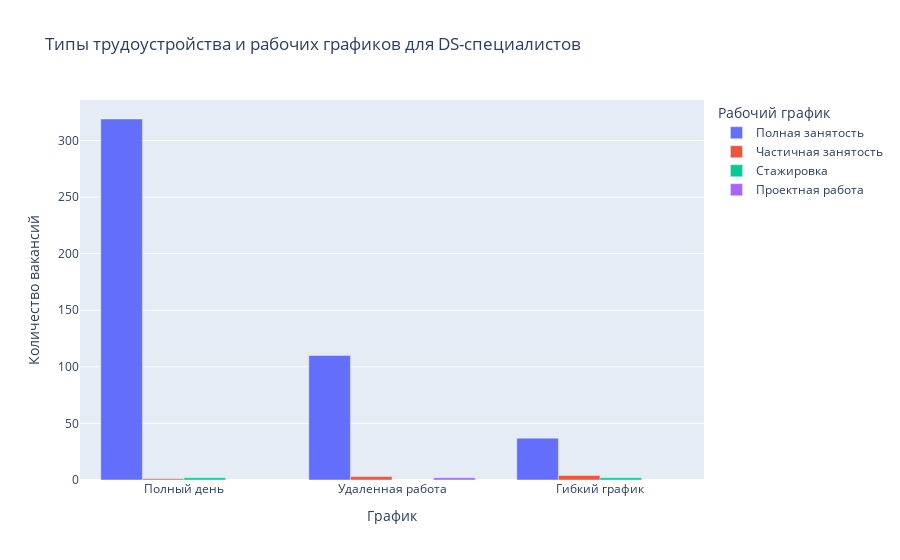

The code cell stored with this chart in its notebook:
### Markdown cell above
![Bar](data/image-2.png "DS vacancies by city")

### Code cell
# Давайте узнаем, типы трудоустройства и рабочих графиков требуются от специалистов DS
additional_query_3 = text(
'''
SELECT
    schedule,
	employment,
	COUNT(*)
FROM vacancies
WHERE ((LOWER(name) LIKE '%data scientist%') OR (LOWER(name) LIKE '%data science%') OR
      (LOWER(name) LIKE '%исследователь данных%') OR (LOWER(name) LIKE '%machine learning%') OR
      (LOWER(name) LIKE '%машинн%обучен%') OR (name LIKE '%ML%')) AND (NOT name LIKE '%HTML%')
GROUP BY schedule, employment
ORDER BY 3 DESC
'''
)
pop_sch_emp = pd.read_sql_query(additional_query_3, connection)
pop_cities = pd.read_sql_query(additional_query_2, connection)
fig = px.bar(
    pop_sch_emp,
    x="schedule",
    y="count",
    color="employment",
    barmode="group",
    title="Типы трудоустройства и рабочих графиков для DS-специалистов",
    labels={"employment" : "Рабочий график"}
)
fig.update_xaxes(title = 'График')
fig.update_yaxes(title = 'Количество вакансий')
fig.show()

### Figure 1 — Plotly figure (JSON) as saved in the notebook; plotly's stock layout.template omitted (floating-point values rounded to 4 significant figures)
{"data": [{"alignmentgroup": "True", "hovertemplate": "Рабочий график=Полная занятость<br>schedule=%{x}<br>count=%{y}<extra></extra>", "legendgroup": "Полная занятость", "marker": {"color": "#636efa", "pattern": {"shape": ""}}, "name": "Полная занятость", "offsetgroup": "Полная занятость", "orientation": "v", "showlegend": true, "textposition": "auto", "type": "bar", "x": ["Полный день", "Удаленная работа", "Гибкий график"], "xaxis": "x", "y": [319, 110, 37], "yaxis": "y"}, {"alignmentgroup": "True", "hovertemplate": "Рабочий график=Частичная занятость<br>schedule=%{x}<br>count=%{y}<extra></extra>", "legendgroup": "Частичная занятость", "marker": {"color": "#EF553B", "pattern": {"shape": ""}}, "name": "Частичная занятость", "offsetgroup": "Частичная занятость", "orientation": "v", "showlegend": true, "textposition": "auto", "type": "bar", "x": ["Гибкий график", "Удаленная работа", "Полный день"], "xaxis": "x", "y": [4, 3, 1], "yaxis": "y"}, {"alignmentgroup": "True", "hovertemplate": "Рабочий график=Стажировка<br>schedule=%{x}<br>count=%{y}<extra></extra>", "legendgroup": "Стажировка", "marker": {"color": "#00cc96", "pattern": {"shape": ""}}, "name": "Стажировка", "offsetgroup": "Стажировка", "orientation": "v", "showlegend": true, "textposition": "auto", "type": "bar", "x": ["Полный день", "Гибкий график"], "xaxis": "x", "y": [2, 2], "yaxis": "y"}, {"alignmentgroup": "True", "hovertemplate": "Рабочий график=Проектная работа<br>schedule=%{x}<br>count=%{y}<extra></extra>", "legendgroup": "Проектная работа", "marker": {"color": "#ab63fa", "pattern": {"shape": ""}}, "name": "Проектная работа", "offsetgroup": "Проектная работа", "orientation": "v", "showlegend": true, "textposition": "auto", "type": "bar", "x": ["Удаленная работа"], "xaxis": "x", "y": [2], "yaxis": "y"}], "layout": {"barmode": "group", "legend": {"title": {"text": "Рабочий график"}, "tracegroupgap": 0}, "title": {"text": "Типы трудоустройства и рабочих графиков для DS-специалистов"}, "xaxis": {"anchor": "y", "domain": [0, 1], "title": {"text": "График"}}, "yaxis": {"anchor": "x", "domain": [0, 1], "title": {"text": "Количество вакансий"}}}}
